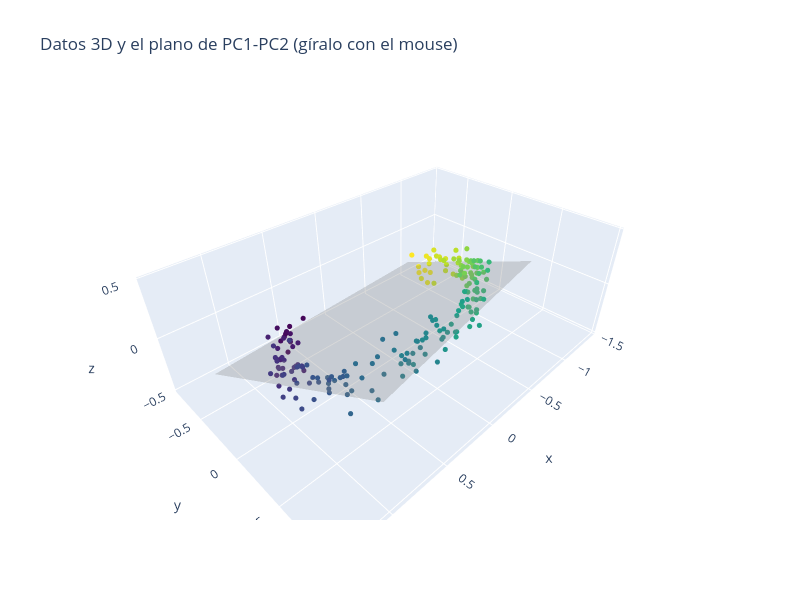
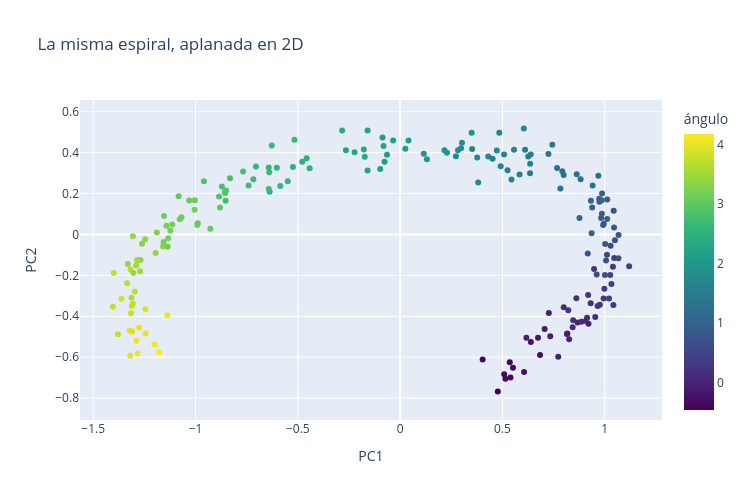

Notebook cell for these charts, in order:
### Code cell
# El plano que encontró PCA, dibujado en 3D
g1, g2 = np.meshgrid(np.linspace(X2[:, 0].min(), X2[:, 0].max(), 10),
                     np.linspace(X2[:, 1].min(), X2[:, 1].max(), 10))
plano = pca_espiral.inverse_transform(np.column_stack([g1.ravel(), g2.ravel()]))

fig = go.Figure()
fig.add_trace(go.Scatter3d(x=X3[:, 0], y=X3[:, 1], z=X3[:, 2], mode='markers',
                           marker={'size': 3, 'color': angulo, 'colorscale': 'Viridis'}, name='Datos 3D'))
fig.add_trace(go.Mesh3d(x=plano[:, 0], y=plano[:, 1], z=plano[:, 2], opacity=0.3, color='gray',
                        name='Plano PC1-PC2'))
fig.update_layout(title='Datos 3D y el plano de PC1-PC2 (gíralo con el mouse)', width=800, height=600)
fig.show()

fig = px.scatter(x=X2[:, 0], y=X2[:, 1], color=angulo, color_continuous_scale='Viridis',
                 labels={'x': 'PC1', 'y': 'PC2', 'color': 'ángulo'},
                 title='La misma espiral, aplanada en 2D')
fig.update_yaxes(scaleanchor='x')
fig.update_layout(width=750, height=500)
fig.show()

### Figure 1 — Plotly figure (JSON) as saved in the notebook; plotly's stock layout.template omitted (floating-point values rounded to 4 significant figures; data arrays with more than 128 entries replaced by an {"elided": "..."} marker saying what was removed)
{"data": [{"marker": {"color": {"elided": "200 float values"}, "colorscale": [[0, "#440154"], [0.1111, "#482878"], [0.2222, "#3e4989"], [0.3333, "#31688e"], [0.4444, "#26828e"], [0.5556, "#1f9e89"], [0.6667, "#35b779"], [0.7778, "#6ece58"], [0.8889, "#b5de2b"], [1, "#fde725"]], "size": 3}, "mode": "markers", "name": "Datos 3D", "type": "scatter3d", "x": {"elided": "200 float values"}, "y": {"elided": "200 float values"}, "z": {"elided": "200 float values"}}, {"color": "gray", "name": "Plano PC1-PC2", "opacity": 0.3, "type": "mesh3d", "x": [-1.049, -0.7807, -0.5129, -0.245, 0.0229, 0.2908, 0.5587, 0.8265, 1.094, 1.362, -1.089, -0.8212, -0.5534, -0.2855, -0.01759, 0.2503, 0.5182, 0.7861, 1.054, 1.322, -1.13, -0.8617, -0.5938, -0.326, -0.05808, 0.2098, 0.4777, 0.7456, 1.013, 1.281, -1.17, -0.9022, -0.6343, -0.3664, -0.09856, 0.1693, 0.4372, 0.7051, 0.973, 1.241, -1.211, -0.9427, -0.6748, -0.4069, -0.1391, 0.1288, 0.3967, 0.6646, 0.9325, 1.2, -1.251, -0.9832, -0.7153, -0.4474, -0.1795, 0.08834, 0.3562, 0.6241, 0.892, 1.16, -1.292, -1.024, -0.7558, -0.4879, -0.22, 0.04785, 0.3157, 0.5836, 0.8515, 1.119, -1.332, -1.064, -0.7963, -0.5284, -0.2605, 0.007367, 0.2752, 0.5431, 0.811, 1.079, -1.373, -1.105, -0.8368, -0.5689, -0.301, -0.03312, 0.2348, 0.5026, 0.7705, 1.038, -1.413, -1.145, -0.8773, -0.6094, -0.3415, -0.07361, 0.1943, 0.4622, 0.73, 0.9979], "y": [-0.8387, -0.7694, -0.7001, -0.6308, -0.5615, -0.4922, -0.423, -0.3537, -0.2844, -0.2151, -0.7071, -0.6378, -0.5685, -0.4992, -0.4299, -0.3606, -0.2913, -0.222, -0.1527, -0.08341, -0.5754, -0.5061, -0.4368, -0.3675, -0.2982, -0.2289, -0.1596, -0.09035, -0.02105, 0.04825, -0.4438, -0.3745, -0.3052, -0.2359, -0.1666, -0.09729, -0.02799, 0.04131, 0.1106, 0.1799, -0.3121, -0.2428, -0.1735, -0.1042, -0.03493, 0.03437, 0.1037, 0.173, 0.2423, 0.3116, -0.1805, -0.1112, -0.04187, 0.02743, 0.09673, 0.166, 0.2353, 0.3046, 0.3739, 0.4432, -0.04881, 0.02049, 0.08979, 0.1591, 0.2284, 0.2977, 0.367, 0.4363, 0.5056, 0.5749, 0.08285, 0.1521, 0.2214, 0.2907, 0.36, 0.4293, 0.4986, 0.5679, 0.6372, 0.7065, 0.2145, 0.2838, 0.3531, 0.4224, 0.4917, 0.561, 0.6303, 0.6996, 0.7689, 0.8382, 0.3462, 0.4155, 0.4847, 0.554, 0.6233, 0.6926, 0.7619, 0.8312, 0.9005, 0.9698], "z": [-0.365, -0.3194, -0.2739, -0.2283, -0.1828, -0.1373, -0.09171, -0.04617, -0.0006337, 0.04491, -0.3271, -0.2816, -0.236, -0.1905, -0.145, -0.09942, -0.05388, -0.008341, 0.0372, 0.08274, -0.2893, -0.2437, -0.1982, -0.1527, -0.1071, -0.06159, -0.01605, 0.02949, 0.07503, 0.1206, -0.2515, -0.2059, -0.1604, -0.1148, -0.06929, -0.02375, 0.02178, 0.06732, 0.1129, 0.1584, -0.2136, -0.1681, -0.1225, -0.077, -0.03146, 0.01408, 0.05962, 0.1052, 0.1507, 0.1962, -0.1758, -0.1302, -0.08471, -0.03917, 0.006371, 0.05191, 0.09745, 0.143, 0.1885, 0.2341, -0.138, -0.09242, -0.04688, -0.001336, 0.0442, 0.08974, 0.1353, 0.1808, 0.2264, 0.2719, -0.1001, -0.05458, -0.009043, 0.0365, 0.08204, 0.1276, 0.1731, 0.2187, 0.2642, 0.3097, -0.06229, -0.01675, 0.02879, 0.07433, 0.1199, 0.1654, 0.2109, 0.2565, 0.302, 0.3476, -0.02446, 0.02108, 0.06662, 0.1122, 0.1577, 0.2032, 0.2488, 0.2943, 0.3399, 0.3854]}], "layout": {"height": 600, "title": {"text": "Datos 3D y el plano de PC1-PC2 (gíralo con el mouse)"}, "width": 800}}

### Figure 2 — Plotly figure (JSON) as saved in the notebook; plotly's stock layout.template omitted (floating-point values rounded to 4 significant figures; data arrays with more than 128 entries replaced by an {"elided": "..."} marker saying what was removed)
{"data": [{"hovertemplate": "PC1=%{x}<br>PC2=%{y}<br>ángulo=%{marker.color}<extra></extra>", "legendgroup": "", "marker": {"color": {"elided": "200 float values"}, "coloraxis": "coloraxis", "symbol": "circle"}, "mode": "markers", "name": "", "orientation": "v", "showlegend": false, "type": "scatter", "x": {"elided": "200 float values"}, "xaxis": "x", "y": {"elided": "200 float values"}, "yaxis": "y"}], "layout": {"coloraxis": {"autocolorscale": false, "colorbar": {"title": {"text": "ángulo"}}, "colorscale": [[0, "#440154"], [0.1111, "#482878"], [0.2222, "#3e4989"], [0.3333, "#31688e"], [0.4444, "#26828e"], [0.5556, "#1f9e89"], [0.6667, "#35b779"], [0.7778, "#6ece58"], [0.8889, "#b5de2b"], [1, "#fde725"]]}, "height": 500, "legend": {"tracegroupgap": 0}, "title": {"text": "La misma espiral, aplanada en 2D"}, "width": 750, "xaxis": {"anchor": "y", "domain": [0, 1], "title": {"text": "PC1"}}, "yaxis": {"anchor": "x", "domain": [0, 1], "scaleanchor": "x", "title": {"text": "PC2"}}}}
